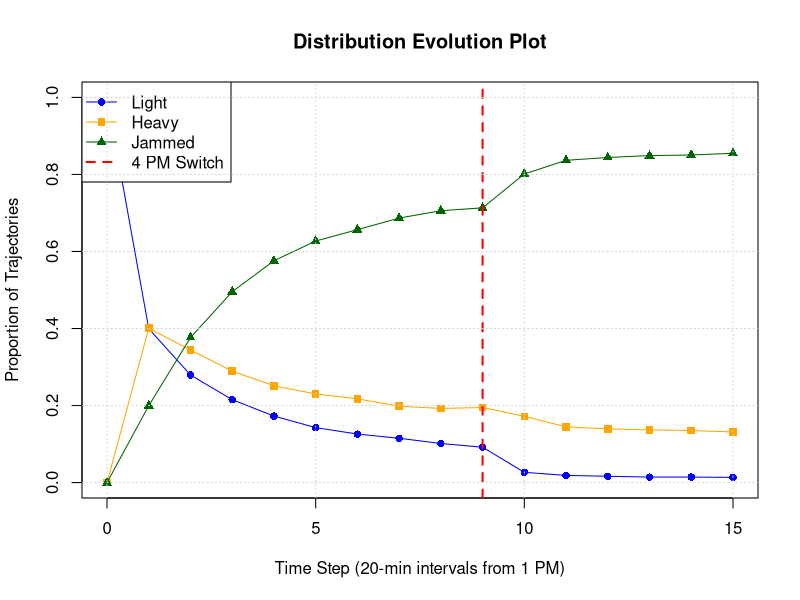

The R source for this figure:
# ==============================================================================
# MARKOV CHAIN SIMULATION & ANALYSIS (Question A3)
# ==============================================================================

# --- Setup & Parameters ---
matrix_power <- function(M, n) {
  result <- diag(nrow(M))
  for (i in 1:n) {
    result <- result %*% M
  }
  return(result)
}

# transition matrices
# 1 PM to 4 PM matrix
P1 <- matrix(c(
  0.4, 0.4, 0.2,
  0.3, 0.4, 0.3,  
  0.0, 0.1, 0.9
), nrow = 3, byrow = TRUE)

# 4 PM to 6 PM matrix
P2 <- matrix(c(
  0.1, 0.5, 0.4,
  0.1, 0.3, 0.6,
  0.0, 0.1, 0.9
), nrow = 3, byrow = TRUE)

# Initial state distribution at 1 PM (starts as 'light' = state 1)
pi_0 <- c(1, 0, 0)


# --- PART A:6 PM outcome ---

# 1 PM to 4 PM = 3 hours = 9 steps (of 20-minute intervals)
# 4 PM to 6 PM = 2 hours = 6 steps (of 20-minute intervals)
pi_4pm <- pi_0 %*% matrix_power(P1, 9)
pi_6pm <- pi_4pm %*% matrix_power(P2, 6)

cat("--- Part (a) Results ---\n")
cat("State distribution at 6 PM (Analytical):\n")
print(pi_6pm)
cat("\n")


# --- PART B: simulation and distribution evolution plot---

set.seed(42)  
n_trajectories <- 10000
steps <- 15

state_matrix <- matrix(NA, nrow = n_trajectories, ncol = steps + 1)
state_matrix[, 1] <- 1  # All start in state 1 (Light)

for (i in 2:10) {
  for (s in 1:n_trajectories) {
    curr_state <- state_matrix[s, i - 1]
    state_matrix[s, i] <- sample(1:3, 1, prob = P1[curr_state, ])
  }
}

for (i in 11:16) {
  for (s in 1:n_trajectories) {
    curr_state <- state_matrix[s, i - 1]
    state_matrix[s, i] <- sample(1:3, 1, prob = P2[curr_state, ])
  }
}

# Calculate proportions of trajectories in each state at each time step
proportions <- matrix(0, nrow = steps + 1, ncol = 3)
for (i in 1:(steps + 1)) {
  counts <- table(factor(state_matrix[, i], levels = 1:3))
  proportions[i, ] <- counts / n_trajectories
}

cat("--- Part (b) Results ---\n")
cat("State distribution at 6 PM (Simulated):\n")
print(proportions[16, ])

# Plotting Distribution Evolution Plot
plot(0:15, proportions[, 1], type = "o", col = "blue", pch = 16, ylim = c(0, 1),
     xlab = "Time Step (20-min intervals from 1 PM)", 
     ylab = "Proportion of Trajectories", 
     main = "Distribution Evolution Plot")
lines(0:15, proportions[, 2], type = "o", col = "orange", pch = 15)
lines(0:15, proportions[, 3], type = "o", col = "darkgreen", pch = 17)

abline(v = 9, col = "red", lty = 2, lwd = 2) 

legend("topleft", legend = c("Light", "Heavy", "Jammed", "4 PM Switch"),
       col = c("blue", "orange", "darkgreen", "red"), 
       lty = c(1, 1, 1, 2), pch = c(16, 15, 17, NA), lwd = c(1, 1, 1, 2))
grid()
